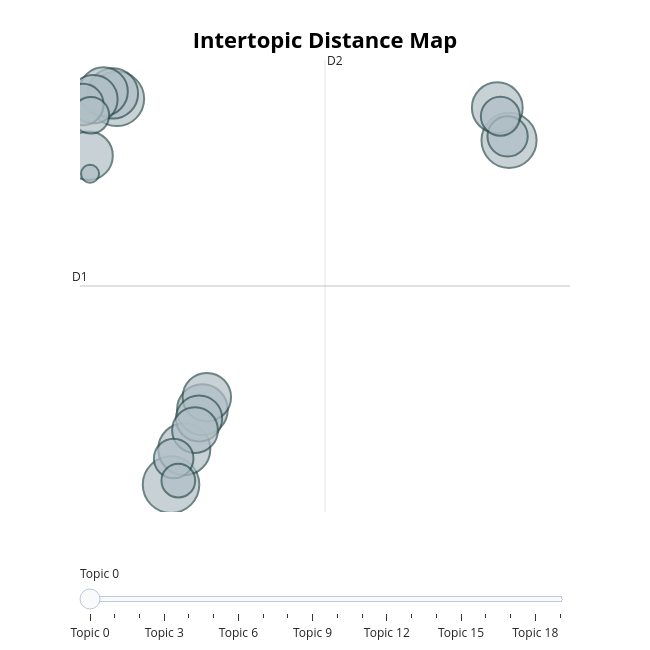

The notebook cell saved with this chart:
### Markdown cell above
Intertopic Distance Map

### Code cell
fig_intertopic = topic_model.visualize_topics()
fig_intertopic.show()

### Figure 1 — Plotly figure (JSON) as saved in the notebook; plotly's stock layout.template omitted (floating-point values rounded to 4 significant figures)
{"data": [{"customdata": [[0, "merah | indikator | lampu | hijau | indikator merah", 582], [1, "qris | gagal saldo | qris gagal | transaksi qris | saldo", 552], [2, "lemot | update | update lemot | versi | lemot update", 540], [3, "mobile | bca mobile | video call | call | video", 492], [4, "nama | cari | manual | scroll | search", 469], [5, "uang | duit | tarik | kecewa | asuransi", 468], [6, "dibuka | buka | aksesibilitas | aplikasinya | close", 461], [7, "login | mbanking | apk | download | update", 429], [8, "pulsa | sms | pulsa habis | habis | aktivasi", 428], [9, "prioritas | nasabah | abrik | nasabah prioritas | privasi", 427], [10, "verifikasi | sim | ulang | verifikasi ulang | sim card", 423], [11, "atm | cabang | halo bca | banking | ribet", 388], [12, "potongan | admin | ribu | biaya | mutasi", 381], [13, "wajah | verifikasi wajah | verifikasi | wajah gagal | muka", 311], [14, "dana | masuk | saldo | transfer | uang", 295], [15, "wifi | pakai wifi | koneksi | jaringan | sinyal", 285], [16, "silakan ulangi | ulangi | silakan | transaksi diproses | notifikasi", 277], [17, "otp | kode otp | kode | otp nya | otp masuk", 244], [18, "pemeliharaan | maintenance | jam | malam | pemeliharaan sistem", 206], [19, "flazz | top up | top | up | gopay", 59]], "hovertemplate": "<b>Topic %{customdata[0]}</b><br>%{customdata[1]}<br>Size: %{customdata[2]}", "legendgroup": "", "marker": {"color": "#B0BEC5", "line": {"color": "DarkSlateGrey", "width": 2}, "size": [582, 552, 540, 492, 469, 468, 461, 429, 428, 427, 423, 388, 381, 311, 295, 285, 277, 244, 206, 59], "sizemode": "area", "sizeref": 0.3638, "symbol": "circle"}, "mode": "markers", "name": "", "orientation": "v", "showlegend": false, "type": "scatter", "x": [3.695, 21.93, 0.7747, 4.41, 21.29, 5.386, 0.5579, 0.05346, -0.7552, 5.625, -0.4875, 5.206, 4.988, -1.058, 21.85, 3.837, 21.46, -0.6312, 4.088, -0.6741], "xaxis": "x", "y": [-3.535, 3.132, 3.936, -2.849, 3.764, -2.084, 4.041, 4.077, 2.835, -1.842, 3.929, -2.254, -2.48, 3.826, 3.209, -3.031, 3.599, 3.618, -3.459, 2.485], "yaxis": "y"}], "layout": {"annotations": [{"showarrow": false, "text": "D1", "x": -1.216, "y": 0.3113, "yshift": 10}, {"showarrow": false, "text": "D2", "x": 12.0, "xshift": 10, "y": 4.688}], "height": 650, "hoverlabel": {"bgcolor": "white", "font": {"family": "Rockwell", "size": 16}}, "legend": {"itemsizing": "constant", "tracegroupgap": 0}, "margin": {"t": 60}, "shapes": [{"line": {"color": "#CFD8DC", "width": 2}, "type": "line", "x0": 12.0, "x1": 12.0, "y0": -4.066, "y1": 4.688}, {"line": {"color": "#9E9E9E", "width": 2}, "type": "line", "x0": -1.216, "x1": 25.22, "y0": 0.3113, "y1": 0.3113}], "sliders": [{"active": 0, "pad": {"t": 50}, "steps": [{"args": [{"marker.color": [["red", "#B0BEC5", "#B0BEC5", "#B0BEC5", "#B0BEC5", "#B0BEC5", "#B0BEC5", "#B0BEC5", "#B0BEC5", "#B0BEC5", "#B0BEC5", "#B0BEC5", "#B0BEC5", "#B0BEC5", "#B0BEC5", "#B0BEC5", "#B0BEC5", "#B0BEC5", "#B0BEC5", "#B0BEC5"]]}], "label": "Topic 0", "method": "update"}, {"args": [{"marker.color": [["#B0BEC5", "red", "#B0BEC5", "#B0BEC5", "#B0BEC5", "#B0BEC5", "#B0BEC5", "#B0BEC5", "#B0BEC5", "#B0BEC5", "#B0BEC5", "#B0BEC5", "#B0BEC5", "#B0BEC5", "#B0BEC5", "#B0BEC5", "#B0BEC5", "#B0BEC5", "#B0BEC5", "#B0BEC5"]]}], "label": "Topic 1", "method": "update"}, {"args": [{"marker.color": [["#B0BEC5", "#B0BEC5", "red", "#B0BEC5", "#B0BEC5", "#B0BEC5", "#B0BEC5", "#B0BEC5", "#B0BEC5", "#B0BEC5", "#B0BEC5", "#B0BEC5", "#B0BEC5", "#B0BEC5", "#B0BEC5", "#B0BEC5", "#B0BEC5", "#B0BEC5", "#B0BEC5", "#B0BEC5"]]}], "label": "Topic 2", "method": "update"}, {"args": [{"marker.color": [["#B0BEC5", "#B0BEC5", "#B0BEC5", "red", "#B0BEC5", "#B0BEC5", "#B0BEC5", "#B0BEC5", "#B0BEC5", "#B0BEC5", "#B0BEC5", "#B0BEC5", "#B0BEC5", "#B0BEC5", "#B0BEC5", "#B0BEC5", "#B0BEC5", "#B0BEC5", "#B0BEC5", "#B0BEC5"]]}], "label": "Topic 3", "method": "update"}, {"args": [{"marker.color": [["#B0BEC5", "#B0BEC5", "#B0BEC5", "#B0BEC5", "red", "#B0BEC5", "#B0BEC5", "#B0BEC5", "#B0BEC5", "#B0BEC5", "#B0BEC5", "#B0BEC5", "#B0BEC5", "#B0BEC5", "#B0BEC5", "#B0BEC5", "#B0BEC5", "#B0BEC5", "#B0BEC5", "#B0BEC5"]]}], "label": "Topic 4", "method": "update"}, {"args": [{"marker.color": [["#B0BEC5", "#B0BEC5", "#B0BEC5", "#B0BEC5", "#B0BEC5", "red", "#B0BEC5", "#B0BEC5", "#B0BEC5", "#B0BEC5", "#B0BEC5", "#B0BEC5", "#B0BEC5", "#B0BEC5", "#B0BEC5", "#B0BEC5", "#B0BEC5", "#B0BEC5", "#B0BEC5", "#B0BEC5"]]}], "label": "Topic 5", "method": "update"}, {"args": [{"marker.color": [["#B0BEC5", "#B0BEC5", "#B0BEC5", "#B0BEC5", "#B0BEC5", "#B0BEC5", "red", "#B0BEC5", "#B0BEC5", "#B0BEC5", "#B0BEC5", "#B0BEC5", "#B0BEC5", "#B0BEC5", "#B0BEC5", "#B0BEC5", "#B0BEC5", "#B0BEC5", "#B0BEC5", "#B0BEC5"]]}], "label": "Topic 6", "method": "update"}, {"args": [{"marker.color": [["#B0BEC5", "#B0BEC5", "#B0BEC5", "#B0BEC5", "#B0BEC5", "#B0BEC5", "#B0BEC5", "red", "#B0BEC5", "#B0BEC5", "#B0BEC5", "#B0BEC5", "#B0BEC5", "#B0BEC5", "#B0BEC5", "#B0BEC5", "#B0BEC5", "#B0BEC5", "#B0BEC5", "#B0BEC5"]]}], "label": "Topic 7", "method": "update"}, {"args": [{"marker.color": [["#B0BEC5", "#B0BEC5", "#B0BEC5", "#B0BEC5", "#B0BEC5", "#B0BEC5", "#B0BEC5", "#B0BEC5", "red", "#B0BEC5", "#B0BEC5", "#B0BEC5", "#B0BEC5", "#B0BEC5", "#B0BEC5", "#B0BEC5", "#B0BEC5", "#B0BEC5", "#B0BEC5", "#B0BEC5"]]}], "label": "Topic 8", "method": "update"}, {"args": [{"marker.color": [["#B0BEC5", "#B0BEC5", "#B0BEC5", "#B0BEC5", "#B0BEC5", "#B0BEC5", "#B0BEC5", "#B0BEC5", "#B0BEC5", "red", "#B0BEC5", "#B0BEC5", "#B0BEC5", "#B0BEC5", "#B0BEC5", "#B0BEC5", "#B0BEC5", "#B0BEC5", "#B0BEC5", "#B0BEC5"]]}], "label": "Topic 9", "method": "update"}, {"args": [{"marker.color": [["#B0BEC5", "#B0BEC5", "#B0BEC5", "#B0BEC5", "#B0BEC5", "#B0BEC5", "#B0BEC5", "#B0BEC5", "#B0BEC5", "#B0BEC5", "red", "#B0BEC5", "#B0BEC5", "#B0BEC5", "#B0BEC5", "#B0BEC5", "#B0BEC5", "#B0BEC5", "#B0BEC5", "#B0BEC5"]]}], "label": "Topic 10", "method": "update"}, {"args": [{"marker.color": [["#B0BEC5", "#B0BEC5", "#B0BEC5", "#B0BEC5", "#B0BEC5", "#B0BEC5", "#B0BEC5", "#B0BEC5", "#B0BEC5", "#B0BEC5", "#B0BEC5", "red", "#B0BEC5", "#B0BEC5", "#B0BEC5", "#B0BEC5", "#B0BEC5", "#B0BEC5", "#B0BEC5", "#B0BEC5"]]}], "label": "Topic 11", "method": "update"}, {"args": [{"marker.color": [["#B0BEC5", "#B0BEC5", "#B0BEC5", "#B0BEC5", "#B0BEC5", "#B0BEC5", "#B0BEC5", "#B0BEC5", "#B0BEC5", "#B0BEC5", "#B0BEC5", "#B0BEC5", "red", "#B0BEC5", "#B0BEC5", "#B0BEC5", "#B0BEC5", "#B0BEC5", "#B0BEC5", "#B0BEC5"]]}], "label": "Topic 12", "method": "update"}, {"args": [{"marker.color": [["#B0BEC5", "#B0BEC5", "#B0BEC5", "#B0BEC5", "#B0BEC5", "#B0BEC5", "#B0BEC5", "#B0BEC5", "#B0BEC5", "#B0BEC5", "#B0BEC5", "#B0BEC5", "#B0BEC5", "red", "#B0BEC5", "#B0BEC5", "#B0BEC5", "#B0BEC5", "#B0BEC5", "#B0BEC5"]]}], "label": "Topic 13", "method": "update"}, {"args": [{"marker.color": [["#B0BEC5", "#B0BEC5", "#B0BEC5", "#B0BEC5", "#B0BEC5", "#B0BEC5", "#B0BEC5", "#B0BEC5", "#B0BEC5", "#B0BEC5", "#B0BEC5", "#B0BEC5", "#B0BEC5", "#B0BEC5", "red", "#B0BEC5", "#B0BEC5", "#B0BEC5", "#B0BEC5", "#B0BEC5"]]}], "label": "Topic 14", "method": "update"}, {"args": [{"marker.color": [["#B0BEC5", "#B0BEC5", "#B0BEC5", "#B0BEC5", "#B0BEC5", "#B0BEC5", "#B0BEC5", "#B0BEC5", "#B0BEC5", "#B0BEC5", "#B0BEC5", "#B0BEC5", "#B0BEC5", "#B0BEC5", "#B0BEC5", "red", "#B0BEC5", "#B0BEC5", "#B0BEC5", "#B0BEC5"]]}], "label": "Topic 15", "method": "update"}, {"args": [{"marker.color": [["#B0BEC5", "#B0BEC5", "#B0BEC5", "#B0BEC5", "#B0BEC5", "#B0BEC5", "#B0BEC5", "#B0BEC5", "#B0BEC5", "#B0BEC5", "#B0BEC5", "#B0BEC5", "#B0BEC5", "#B0BEC5", "#B0BEC5", "#B0BEC5", "red", "#B0BEC5", "#B0BEC5", "#B0BEC5"]]}], "label": "Topic 16", "method": "update"}, {"args": [{"marker.color": [["#B0BEC5", "#B0BEC5", "#B0BEC5", "#B0BEC5", "#B0BEC5", "#B0BEC5", "#B0BEC5", "#B0BEC5", "#B0BEC5", "#B0BEC5", "#B0BEC5", "#B0BEC5", "#B0BEC5", "#B0BEC5", "#B0BEC5", "#B0BEC5", "#B0BEC5", "red", "#B0BEC5", "#B0BEC5"]]}], "label": "Topic 17", "method": "update"}, {"args": [{"marker.color": [["#B0BEC5", "#B0BEC5", "#B0BEC5", "#B0BEC5", "#B0BEC5", "#B0BEC5", "#B0BEC5", "#B0BEC5", "#B0BEC5", "#B0BEC5", "#B0BEC5", "#B0BEC5", "#B0BEC5", "#B0BEC5", "#B0BEC5", "#B0BEC5", "#B0BEC5", "#B0BEC5", "red", "#B0BEC5"]]}], "label": "Topic 18", "method": "update"}, {"args": [{"marker.color": [["#B0BEC5", "#B0BEC5", "#B0BEC5", "#B0BEC5", "#B0BEC5", "#B0BEC5", "#B0BEC5", "#B0BEC5", "#B0BEC5", "#B0BEC5", "#B0BEC5", "#B0BEC5", "#B0BEC5", "#B0BEC5", "#B0BEC5", "#B0BEC5", "#B0BEC5", "#B0BEC5", "#B0BEC5", "red"]]}], "label": "Topic 19", "method": "update"}]}], "title": {"font": {"color": "Black", "size": 22}, "text": "<b>Intertopic Distance Map</b>", "x": 0.5, "xanchor": "center", "y": 0.95, "yanchor": "top"}, "width": 650, "xaxis": {"anchor": "y", "domain": [0, 1], "range": [-1.216, 25.22], "title": {"text": ""}, "visible": false}, "yaxis": {"anchor": "x", "domain": [0, 1], "range": [-4.066, 4.688], "title": {"text": ""}, "visible": false}}}
